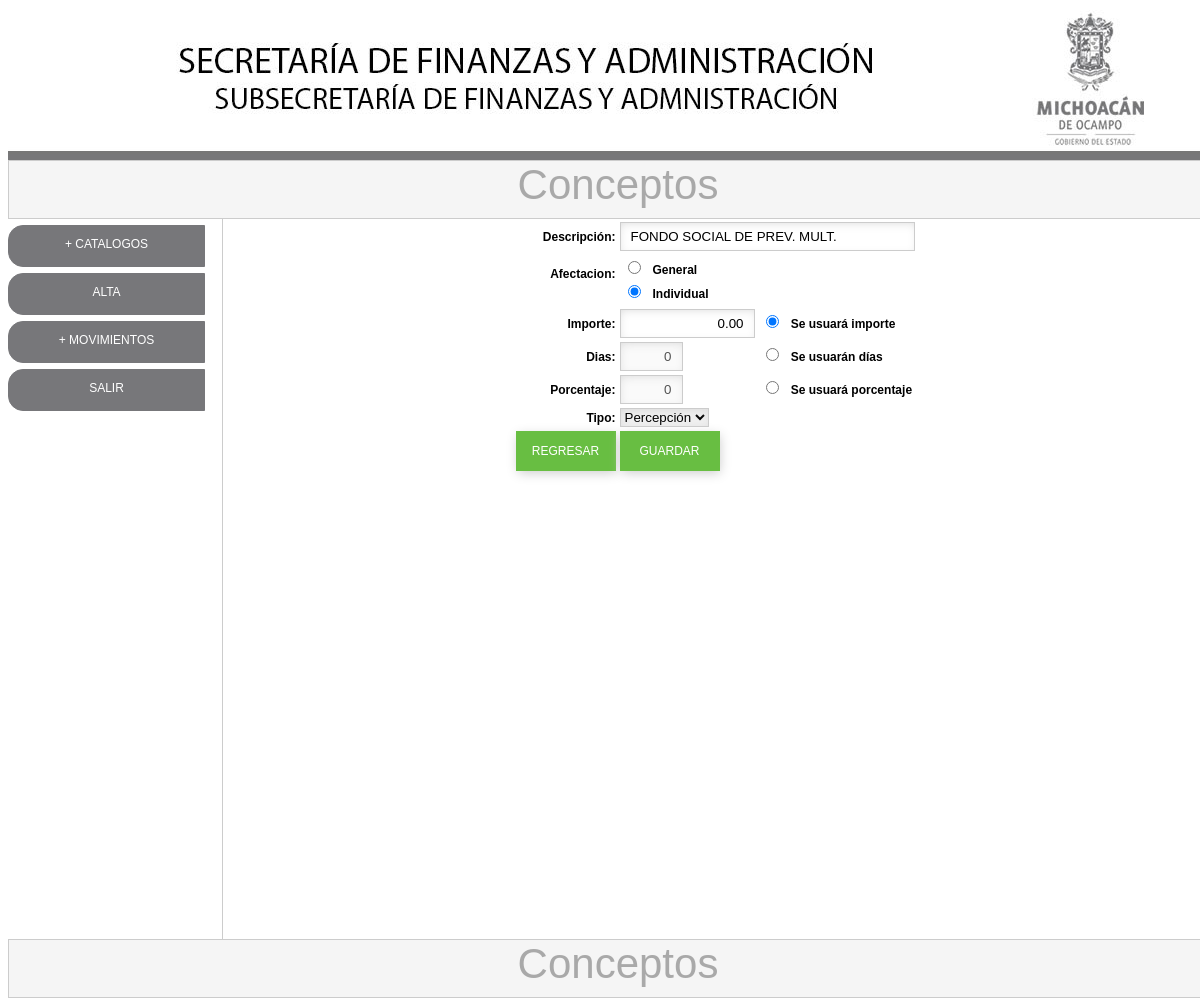
The app's page /cat_conceptos_md.php?idconceptos=50 (signed in) with its own data.
### tables this page shows
CREATE TABLE `cat_conceptos` (
  `idconceptos` int(11) NOT NULL AUTO_INCREMENT,
  `clave` varchar(5) DEFAULT NULL,
  `descripcion` varchar(150) DEFAULT NULL,
  `ver` char(2) DEFAULT NULL,
  `afectacion` char(1) DEFAULT NULL,
  `importe` decimal(10,2) DEFAULT '0.00',
  `dias` varchar(45) DEFAULT '0',
  `porcentaje` varchar(45) DEFAULT '0',
  `uso` char(3) DEFAULT NULL,
  `tipo` varchar(1) NOT NULL DEFAULT '',
  `cve_sat` varchar(5) DEFAULT NULL,
  `tipoimporte` varchar(45) DEFAULT NULL,
  PRIMARY KEY (`idconceptos`)
);

### cat_conceptos_md.php (the view, shortened to what this page needs)
<?php require_once('Connections/conexion.php'); ?>
<?php
if (!function_exists("GetSQLValueString")) {
function GetSQLValueString($theValue, $theType, $theDefinedValue = "", $theNotDefinedValue = "")
{
  $theValue = function_exists("mysql_real_escape_string") ? mysql_real_escape_string($theValue) : mysql_escape_string($theValue);
  switch ($theType) {
    case "long":
    case "int":
      $theValue = ($theValue != "") ? intval($theValue) : "NULL";
      break;
  }
  return $theValue;
}
}
$editFormAction = $_SERVER['PHP_SELF'];
if (isset($_SERVER['QUERY_STRING'])) {
  $editFormAction .= "?" . htmlentities($_SERVER['QUERY_STRING']);
}
$colname_conceptos = "-1";
if (isset($_GET['idconceptos'])) {
  $colname_conceptos = $_GET['idconceptos'];
}
$query_conceptos = sprintf("SELECT * FROM cat_conceptos WHERE idconceptos = %s", GetSQLValueString($colname_conceptos, "int"));
$conceptos = mysql_query($query_conceptos, $conexion) or die(mysql_error());
$row_conceptos = mysql_fetch_assoc($conceptos);
?>
<!doctype html>
<html>
<head>
<link rel="stylesheet" type="text/css" href="css/estilos.css">
</head>
<body>
<div id="todo">
	<div id="cabeza_prin">
    </div>
    <div id="cuerpo">
    <div id="tituloarriba">
   		<div id="titulosup">Conceptos</div>
    </div>
    	<div id="panelizq">
			<? include("menu.php"); ?>
        </div>
        <div id="centro_prin">
            <form method="post" name="form1" action="<?php echo $editFormAction; ?>">
              <table align="center">
                <tr valign="baseline">
                  <td nowrap align="right"><label class="label">Descripción:</label></td>
                  <td colspan="2"><input class="campo" type="text" name="descripcion" value="<?php echo htmlentities($row_conceptos['descripcion'], ENT_COMPAT, 'iso-8859-1'); ?>" size="32" maxlength="150"></td>
                </tr>
                <tr valign="baseline">
                  <td nowrap align="right"><label class="label">Afectacion:</label></td>
                  <td valign="baseline" colspan="2"><table>
                    <tr>
                      <td><input type="radio" name="afectacion" id="general" value="G" <?php if (!(strcmp(htmlentities($row_conceptos['afectacion'], ENT_COMPAT, 'iso-8859-1'),"G"))) {echo "checked=\"checked\"";} ?>>
                        <label class="label" for="general">General</label></td>
                    </tr>
                    <tr>
                      <td><input type="radio" name="afectacion" id="individual" value="I" <?php if (!(strcmp(htmlentities($row_conceptos['afectacion'], ENT_COMPAT, 'iso-8859-1'),"I"))) {echo "checked=\"checked\"";} ?>>
                        <label class="label" for="individual">Individual</label></td>
                    </tr>
                  </table></td>
                </tr>
                <tr valign="baseline">
                  <td nowrap align="right"><label class="label">Importe:</label></td>
                  <td><input <? if($row_conceptos['uso'] != "IMP") echo "disabled"; ?> class="campo" type="text" name="importe" id="importe" value="<?php echo htmlentities($row_conceptos['importe'], ENT_COMPAT, 'iso-8859-1'); ?>" size="12" maxlength="12" style="text-align:right;" onKeyPress="return solonumeros(this.form, event)"></td>
                  <td>
                  	<input <? if($row_conceptos['uso'] == "IMP") echo "checked"; ?> type="radio" name="uso" id="porimporte" value="IMP" onClick="document.getElementById('_activa').value = this.value; activa(this.form);">
                    <label class="label" for="porimporte">Se usuará importe</label>
                  </td>
                </tr>
                <tr valign="baseline">
                  <td nowrap align="right"><label class="label">Dias:</label></td>
                  <td><input <? if($row_conceptos['uso'] != "DIA") echo "disabled"; ?> class="campo" type="text" name="dias" id="dias" value="<?php echo htmlentities($row_conceptos['dias'], ENT_COMPAT, 'iso-8859-1'); ?>" size="3" maxlength="3" style="text-align:right;" onKeyPress="return solonumeros(this.form, event)"></td>
                  <td>
                  	<input <? if($row_conceptos['uso'] == "DIA") echo "checked"; ?> type="radio" name="uso" id="pordias" value="DIA" onClick="document.getElementById('_activa').value = this.value; activa(this.form);">
                    <label class="label" for="pordias">Se usuarán días</label>
                  </td>
                </tr>
                <tr valign="baseline">
                  <td nowrap align="right"><label class="label">Porcentaje:</label></td>
                  <td><input <? if($row_conceptos['uso'] != "POR") echo "disabled"; ?> class="campo" type="text" name="porcentaje" id="porcentaje" value="<?php echo htmlentities($row_conceptos['porcentaje'], ENT_COMPAT, 'iso-8859-1'); ?>" size="3" maxlength="3" style="text-align:right;" onKeyPress="return solonumeros(this.form, event)"></td>
                  <td>
                  	<input <? if($row_conceptos['uso'] == "POR") echo "checked"; ?> type="radio" name="uso" id="porporcentaje" value="POR" onClick="document.getElementById('_activa').value = this.value; activa(this.form);">
                    <label class="label" for="porporcentaje">Se usuará porcentaje</label>
                  </td>
                </tr>
                <tr valign="baseline">
                  <td nowrap align="right"><label class="label">Tipo:</label></td>
                  <td colspan="2"><select name="tipo" class="lista">
                    <option value="P" <?php if (!(strcmp("P", htmlentities($row_conceptos['tipo'], ENT_COMPAT, 'iso-8859-1')))) {echo "SELECTED";} ?>>Percepción</option>
                  </select></td>
                </tr>
                <tr valign="baseline">
                  <td nowrap align="right"><input class="boton" type="button" name="regresar" id="regresar" value="REGRESAR" onClick="location.replace('cat_conceptos.php');"></td>
                  <td colspan="2"><input class="boton" type="button" name="guardar" id="guardar" value="GUARDAR" onClick="submit();"></td>
                </tr>
              </table>
            </form>
            <p>&nbsp;</p>
        </div>
    </div>
    <div id="tituloabajo">
   		<div id="tituloinf">Conceptos</div>
    </div>
</div>
</body>
</html>

### css/estilos.css (style rules this page uses)
#todo { margin: 10px auto; width: 1200px; }
#cabeza_prin { width:1200px; height:150px; background: url(../imagenes/bannernomina.jpg); }
#cuerpo { width:1200px; height:645px; }
#panelizq { float:left; width:214px; height:637px; }
#centro_prin { float:left; border-left:1px solid #CCC; border-right:1px solid #CCC; width:984px;; height:720px; background-repeat:no-repeat; background-position:center; background-size:800px; }
#tituloarriba { border:1px solid #CCC; width:1198px; height:57px; background:#F5F5F5; }
#tituloabajo { border:1px solid #CCC; width:1198px; height:57px; background:#F5F5F5; float: left; }
#titulosup { padding-left:20px; font-family: Tahoma, Geneva, sans-serif; font-size: 42px; color: #A9A9A9; text-align:center; }
#tituloinf { padding-left:20px; font-family: Tahoma, Geneva, sans-serif; font-size: 42px; color: #A9A9A9; text-align:center; }
.campo { border: 0; outline:none; height:25px; border:1px solid #CCC; -webkit-box-shadow: inset 1px 3px 12px -5px #CCC; box-shadow: inset 1px 3px 12px -5px #CCC; padding-left:10px; padding-right:10px; }
.label { padding-left:5px; font-family:Tahoma, Geneva, sans-serif; font-size:12px; font-weight:bold; color:#000000; }
.lista { outline: none; border: 1px solid #CCC; -webkit-box-shadow: inset 1px 3px 12px -5px #CCC; box-shadow: inset 1px 3px 12px -5px #CCC; font-family: Tahoma, Geneva, sans-serif; }
.boton { width:100px; height:40px; font-family:Tahoma, Geneva, sans-serif; font-size:12px; border:1px solid #68BE42; background:#68BE42; color:#FFFFFF; -webkit-box-shadow: 1px 3px 12px -1px #CCC; box-shadow: 1px 3px 12px -1px #CCC; }

### records on screen
cat_conceptos: descripcion "FONDO SOCIAL DE PREV. MULT.", afectacion "☐ General", afectacion "☑ Individual", importe "0.00", uso "☑ Se usuará importe", dias "0", uso "☐ Se usuarán días", porcentaje "0", uso "☐ Se usuará porcentaje"
